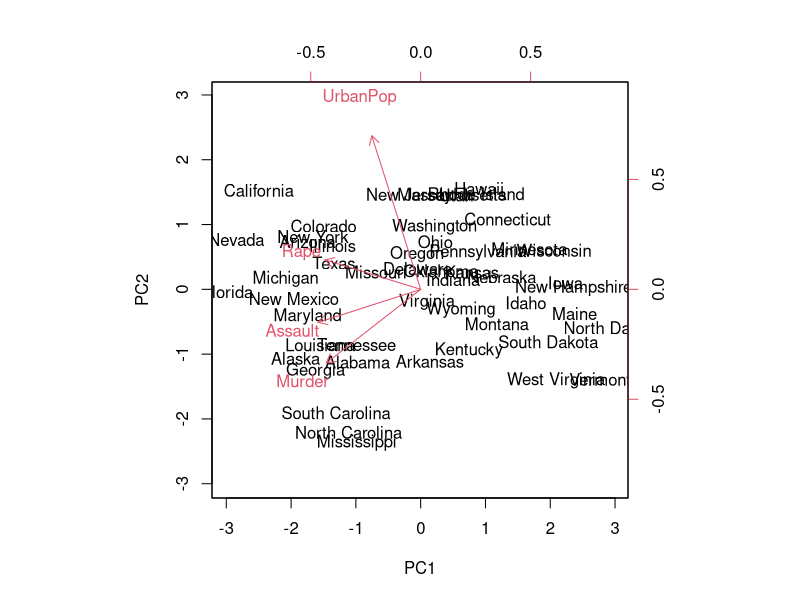
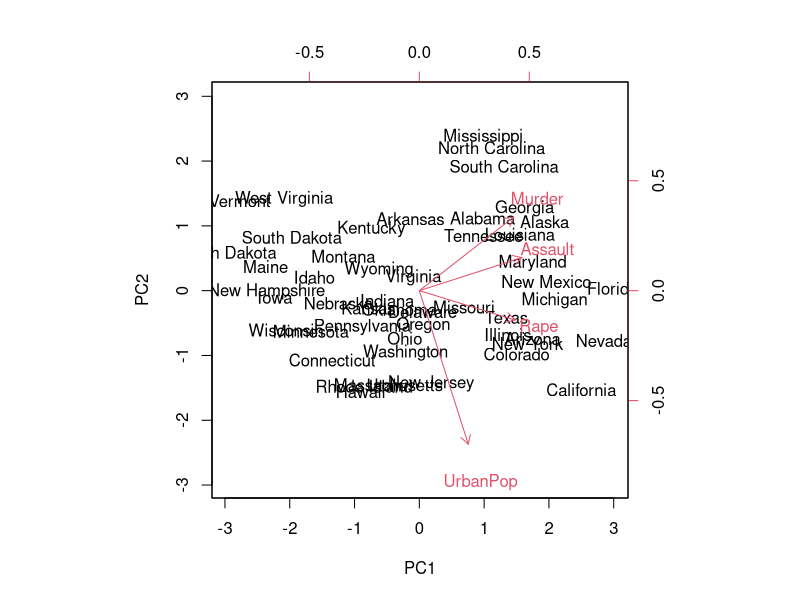
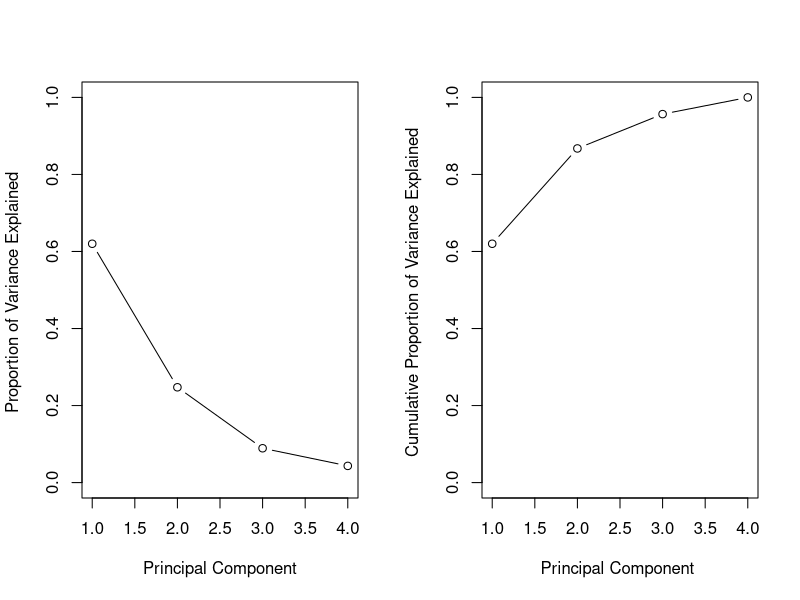

Write the R code that produced these figures, in order.
## ---- chunk 1
knitr::opts_chunk$set(echo = TRUE)
## ---- chunk 2
states=row.names(USArrests)
#states
names(USArrests)
## ---- chunk 3
apply(USArrests, 2, mean)
## ---- chunk 4
apply(USArrests, 2, var)
## ---- chunk 5
pr.out=prcomp(USArrests, scale=TRUE)
summary(pr.out)
## ---- chunk 6
pr.out$center
pr.out$scale
## ---- chunk 7
names(pr.out)
## ---- chunk 8
pr.out$rotation
## ---- chunk 9
dim(pr.out$x)
## ---- chunk 10
biplot(pr.out, scale=0)
## ---- chunk 11
pr.out$rotation=-pr.out$rotation
pr.out$x=-pr.out$x
biplot(pr.out, scale=0)
## ---- chunk 12
pr.out$sdev
## ---- chunk 13
pr.var <- pr.out$sdev^2
pr.var
## ---- chunk 14
pve=pr.var/sum(pr.var)
pve
## ---- chunk 15
par(mfrow=c(1,2))
plot(pve, xlab="Principal Component", 
     ylab="Proportion of Variance Explained ",
     ylim=c(0,1),type='b')
plot(cumsum(pve), xlab="Principal Component ",
     ylab="Cumulative Proportion of Variance Explained ",
     ylim=c(0,1), type='b')
## ---- chunk 16
a=c(1,2,8,-3)
cumsum (a)
